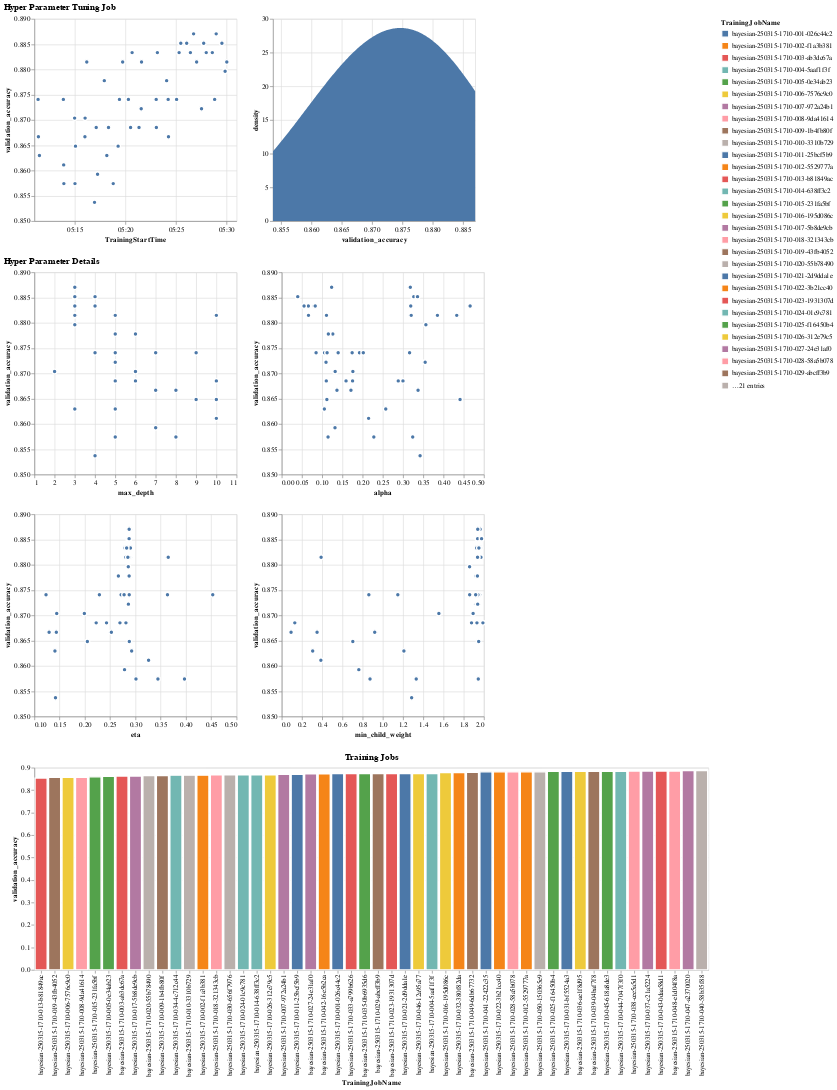

Notebook code cell kept with this figure:
### Markdown cell above
Please ensure that the role used by SageMaker allows the `cloudwatch:ListMetrics` action on [IAM]

### Code cell
# Importing the visualization function to display the results of a hyperparameter tuning job
from amtviz import visualize_tuning_job

# Visualize the results of the tuning job (with trials only)
visualize_tuning_job(tuner, trials_only=True)
